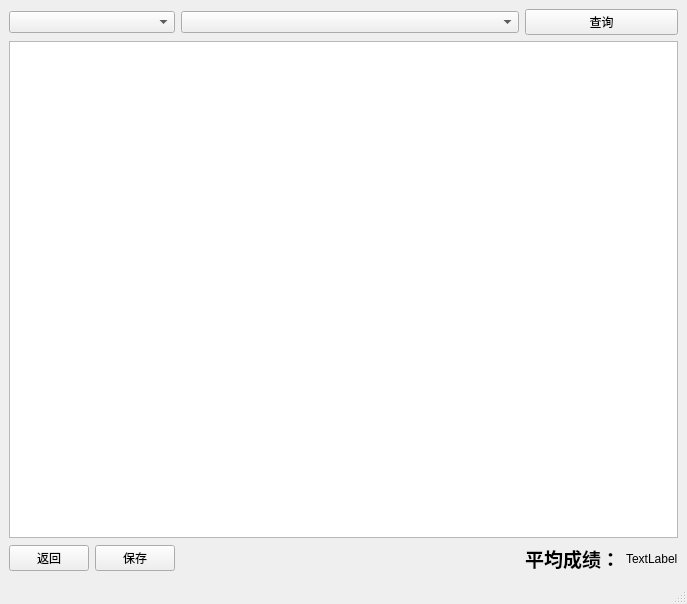
<?xml version="1.0" encoding="UTF-8"?>
<ui version="4.0">
 <class>MainWindow</class>
 <widget class="QMainWindow" name="MainWindow">
  <property name="geometry">
   <rect>
    <x>0</x>
    <y>0</y>
    <width>687</width>
    <height>604</height>
   </rect>
  </property>
  <property name="windowTitle">
   <string>MainWindow</string>
  </property>
  <widget class="QWidget" name="centralwidget">
   <layout class="QGridLayout" name="gridLayout">
    <item row="0" column="0" colspan="2">
     <widget class="QComboBox" name="comboBox"/>
    </item>
    <item row="0" column="2">
     <widget class="QComboBox" name="comboBox_2"/>
    </item>
    <item row="0" column="3" colspan="2">
     <widget class="QPushButton" name="pushButton">
      <property name="text">
       <string>查询</string>
      </property>
     </widget>
    </item>
    <item row="1" column="0" colspan="5">
     <widget class="QTableView" name="tableView"/>
    </item>
    <item row="2" column="0">
     <widget class="QPushButton" name="pushButton_4">
      <property name="text">
       <string>返回</string>
      </property>
     </widget>
    </item>
    <item row="2" column="1">
     <widget class="QPushButton" name="pushButton_2">
      <property name="text">
       <string>保存</string>
      </property>
     </widget>
    </item>
    <item row="2" column="2">
     <spacer name="horizontalSpacer">
      <property name="orientation">
       <enum>Qt::Horizontal</enum>
      </property>
      <property name="sizeHint" stdset="0">
       <size>
        <width>341</width>
        <height>20</height>
       </size>
      </property>
     </spacer>
    </item>
    <item row="2" column="3">
     <widget class="QLabel" name="label">
      <property name="text">
       <string>&lt;html&gt;&lt;head/&gt;&lt;body&gt;&lt;p&gt;&lt;span style=&quot; font-size:14pt; font-weight:600;&quot;&gt;平均成绩：&lt;/span&gt;&lt;/p&gt;&lt;/body&gt;&lt;/html&gt;</string>
      </property>
     </widget>
    </item>
    <item row="2" column="4">
     <widget class="QLabel" name="label_2">
      <property name="text">
       <string>TextLabel</string>
      </property>
     </widget>
    </item>
   </layout>
   <zorder>pushButton</zorder>
   <zorder>comboBox</zorder>
   <zorder>pushButton_4</zorder>
   <zorder>comboBox_2</zorder>
   <zorder>label</zorder>
   <zorder>label_2</zorder>
   <zorder>horizontalSpacer</zorder>
   <zorder>pushButton_2</zorder>
   <zorder>tableView</zorder>
  </widget>
  <widget class="QMenuBar" name="menubar">
   <property name="geometry">
    <rect>
     <x>0</x>
     <y>0</y>
     <width>687</width>
     <height>22</height>
    </rect>
   </property>
  </widget>
  <widget class="QStatusBar" name="statusbar"/>
 </widget>
 <resources/>
 <connections/>
</ui>
